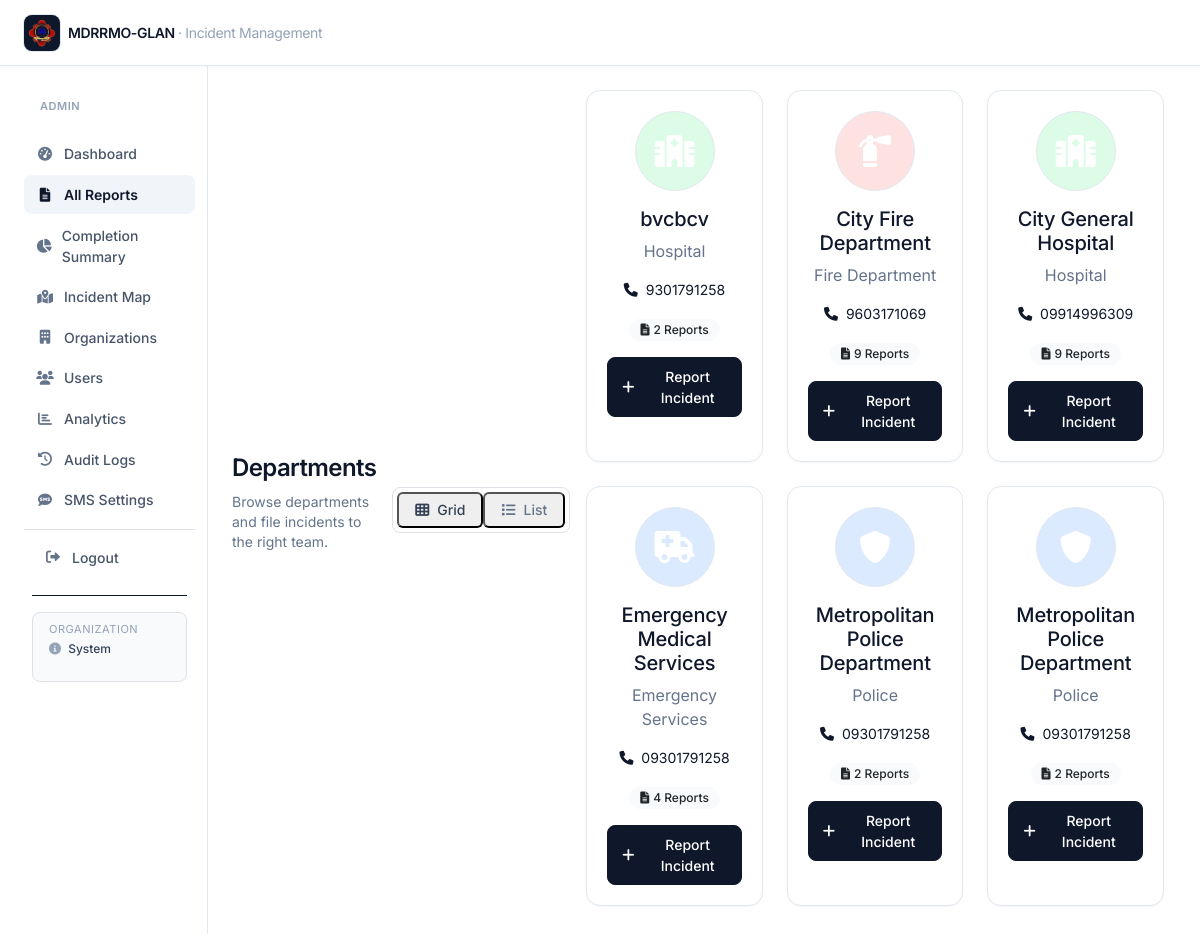
Page /reports/departments.php (signed in) on the committed database.
### tables this page shows
CREATE TABLE IF NOT EXISTS `organizations` (
  `id` int NOT NULL AUTO_INCREMENT,
  `org_name` varchar(255) NOT NULL,
  `org_type` enum('Hospital','Police','Fire Department','Security','Emergency Services') NOT NULL,
  `contact_number` varchar(20) DEFAULT NULL,
  `address` text,
  `latitude` decimal(10,8) DEFAULT NULL,
  `longitude` decimal(11,8) DEFAULT NULL,
  `logo_path` varchar(512) DEFAULT NULL,
  `created_at` timestamp NULL DEFAULT CURRENT_TIMESTAMP,
  PRIMARY KEY (`id`)
);

### reports/departments.php (the view, shortened to what this page needs)
<?php
include '../views/header.php';
$database = new Database();
$db = $database->getConnection();
$query = "SELECT * FROM organizations ORDER BY org_name";
$stmt = $db->prepare($query);
$stmt->execute();
$departments = $stmt->fetchAll();
?>
<div class="container-fluid">
    <div class="row g-0">
        <?php include '../views/sidebar.php'; ?>
        <main class="col-md-9 ms-sm-auto col-lg-10 main-content">
            <div class="flex flex-col sm:flex-row sm:items-center sm:justify-between gap-3 pb-5 mb-6 border-b border-slate-200">
                <div>
                    <h1 class="text-2xl font-semibold tracking-tight text-slate-900">Departments</h1>
                    <p class="text-sm text-slate-500 mt-1">Browse departments and file incidents to the right team.</p>
                </div>
                <div class="inline-flex rounded-lg border border-slate-300 bg-white p-1">
                    <button type="button" class="inline-flex items-center gap-2 rounded-md px-3 py-1.5 text-sm font-medium text-slate-700" onclick="toggleView('grid')">
                        <i class="fas fa-th"></i>Grid
                    </button>
                    <button type="button" class="inline-flex items-center gap-2 rounded-md px-3 py-1.5 text-sm font-medium text-slate-500 hover:text-slate-700" onclick="toggleView('list')">
                        <i class="fas fa-list"></i>List
                    </button>
            </div>
            <div class="row" id="gridView">
                <?php foreach ($departments as $dept): ?>
                <div class="col-lg-4 col-md-6 mb-4">
                    <div class="card department-card ui-card h-100">
                        <div class="card-body text-center">
                            <div class="department-icon mb-3">
                                <?php
                                $icon_class = '';
                                $bg_class = '';
                                switch (strtolower($dept['org_type'])) {
                                    case 'hospital':
                                        $icon_class = 'fas fa-hospital';
                                        $bg_class = 'bg-success';
                                        break;
                                    case 'police':
                                        $icon_class = 'fas fa-shield-alt';
                                        $bg_class = 'bg-primary';
                                        break;
                                    case 'fire department':
                                        $icon_class = 'fas fa-fire-extinguisher';
                                        $bg_class = 'bg-danger';
                                        break;
                                    case 'emergency services':
                                        $icon_class = 'fas fa-ambulance';
                                        $bg_class = 'bg-info';
                                        break;
                                }
                                ?>
                                <div class="icon-circle <?php echo $bg_class; ?> mx-auto">
                                    <i class="<?php echo $icon_class; ?> fa-2x text-white"></i>
                                </div>
                            </div>
                            <h5 class="card-title"><?php echo htmlspecialchars($dept['org_name']); ?></h5>
                            <p class="card-text text-muted"><?php echo htmlspecialchars($dept['org_type']); ?></p>
                            <?php if ($dept['contact_number']): ?>
                            <p class="card-text small">
                                <i class="fas fa-phone me-1"></i>
                                <?php echo htmlspecialchars($dept['contact_number']); ?>
                            </p>
                            <?php endif; ?>
                            <div class="stats mb-3">
                                <span class="badge bg-light text-dark">
                                    <i class="fas fa-file-alt me-1"></i>
                                    <?php echo $dept['report_count']; ?> Reports
                                </span>
                            </div>
                            <div class="d-grid gap-2">
                                <button type="button" class="btn ui-btn-primary btn-report"
                                        onclick="openReportForm(<?php echo $dept['id']; ?>, '<?php echo htmlspecialchars($dept['org_name']); ?>')">
                                    <i class="fas fa-plus me-2"></i>Report Incident
                                </button>
                            </div>
                        </div>
                    </div>
                </div>
                <?php endforeach; ?>
            </div>
        </main>
    </div>
</div>
<?php include '../views/footer.php'; ?>

### assets/shadcn.css (style rules this page uses)
:root, :root[data-theme='light'] { --background: #ffffff; --surface: #ffffff; --surface-muted: #f8fafc; --surface-hover: #f1f5f9; --foreground: #0f172a; --muted: #64748b; --muted-foreground: #475569; --border: #e2e8f0; --border-strong: #cbd5e1; --primary: #0f172a; --primary-foreground: #ffffff; --primary-hover: #1e293b; --ring: rgba(15, 23, 42, 0.18); --success: #16a34a; --success-soft: #dcfce7; --warning: #d97706; --warning-soft: #fef3c7; --danger: #dc2626; --danger-soft: #fee2e2; --info: #2563eb; --info-soft: #dbeafe; --secondary: #64748b; --secondary-soft: #f1f5f9; --topbar-bg: #ffffff; --topbar-fg: #0f172a; --sidebar-bg: #ffffff; --sidebar-fg: #475569; --sidebar-active-bg: #f1f5f9; --sidebar-active-fg: #0f172a; }
html, body { height: 100%; }
body { background: var(--background) !important; color: var(--foreground); font-family: 'Inter', ui-sans-serif, system-ui, -apple-system, 'Segoe UI', Roboto, sans-serif; -webkit-font-smoothing: antialiased; -moz-osx-font-smoothing: grayscale; min-height: 100vh; display: flex; flex-direction: column; }
h1, h2, h3, h4, h5, h6 { color: var(--foreground); letter-spacing: -0.01em; }
.main-content { position: relative; z-index: 1; background: var(--background); padding: 1.5rem 1.5rem !important; }
.container-fluid > .row { min-height: calc(100vh - 64px); }
.card { background: var(--surface) !important; border: 1px solid var(--border) !important; border-radius: 0.875rem !important; box-shadow: 0 1px 2px 0 rgba(15, 23, 42, 0.04) !important; color: var(--foreground) !important; transition: box-shadow 0.15s ease, border-color 0.15s ease; }
.card-body { padding: 1.25rem !important; }
.btn { border-radius: 0.5rem !important; font-weight: 500 !important; font-size: 0.875rem !important; padding: 0.5rem 0.875rem !important; transition: all 0.15s ease !important; display: inline-flex; align-items: center; justify-content: center; gap: 0.375rem; border: 1px solid transparent; }
.ui-btn-primary { background: var(--primary) !important; border: 1px solid var(--primary) !important; color: var(--primary-foreground) !important; border-radius: 0.5rem !important; padding: 0.5rem 0.875rem !important; }
.badge { display: inline-flex !important; align-items: center !important; font-weight: 500 !important; font-size: 0.75rem !important; padding: 0.25rem 0.625rem !important; border-radius: 9999px !important; letter-spacing: 0; border: 1px solid transparent; }
.badge.bg-primary, .bg-primary { background: var(--info-soft) !important; color: var(--info) !important; border-color: rgba(37, 99, 235, 0.2); }
.badge.bg-success, .bg-success { background: var(--success-soft) !important; color: var(--success) !important; border-color: rgba(22, 163, 74, 0.2); }
.badge.bg-danger, .bg-danger { background: var(--danger-soft) !important; color: var(--danger) !important; border-color: rgba(220, 38, 38, 0.2); }
.badge.bg-info, .bg-info { background: var(--info-soft) !important; color: var(--info) !important; border-color: rgba(37, 99, 235, 0.2); }
.text-muted { color: var(--muted) !important; }
.bg-light { background: var(--surface-muted) !important; }
.icon-circle { border: 1px solid var(--border); background: var(--surface); border-radius: 9999px; display: inline-flex; align-items: center; justify-content: center; }

### reports/departments.php (style rules this page uses)
.department-card { transition: transform 0.2s ease-in-out; border: none; box-shadow: 0 4px 6px rgba(0, 0, 0, 0.1); }
.icon-circle { width: 80px; height: 80px; border-radius: 50%; display: flex; align-items: center; justify-content: center; }
.btn-report { transition: all 0.2s ease-in-out; }

### rows in the picture
organizations: org_name "bvcbcv", org_type "Hospital", contact_number "9301791258", report_count "2"
organizations: org_name "City Fire Department", org_type "Fire Department", contact_number "9603171069", report_count "9"
organizations: org_name "City General Hospital", org_type "Hospital", contact_number "09914996309", report_count "9"
organizations: org_name "Emergency Medical Services", org_type "Emergency Services", contact_number "09301791258", report_count "4"
organizations: org_name "Metropolitan Police Department", org_type "Police", contact_number "09301791258", id "2"

### other values in the picture
$_SESSION['user_role'] "ADMIN"
